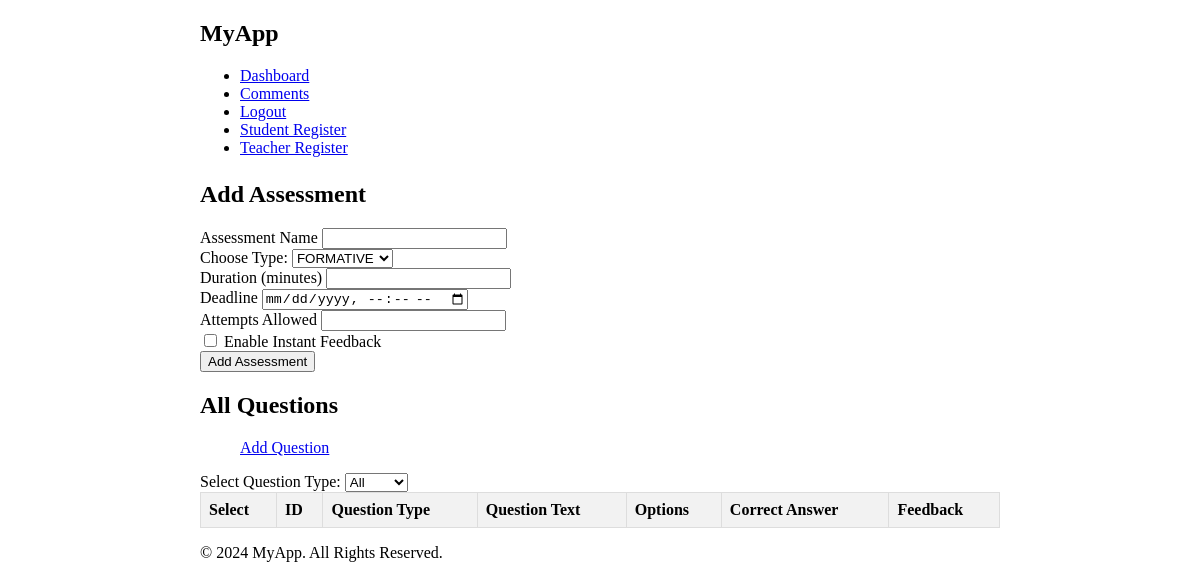
Before: /add_assessment with the older database file.
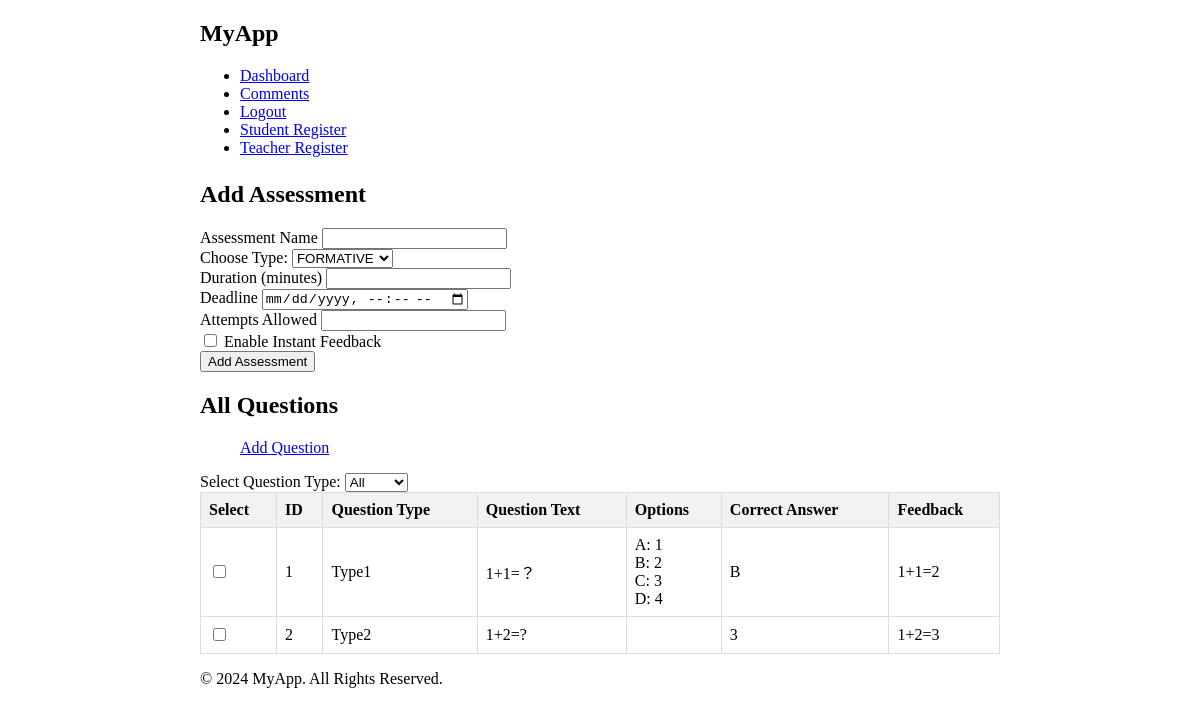
After: the same page with the newer database file.
### app/models/question.py (models this page shows)
class Question(db.Model):
    id = db.Column(db.Integer, primary_key=True)
    question_text = db.Column(db.Text, nullable=False)
    option_a = db.Column(db.String(200), nullable=False)
    option_b = db.Column(db.String(200), nullable=False)
    option_c = db.Column(db.String(200), nullable=False)
    option_d = db.Column(db.String(200), nullable=False)
    correct_option = db.Column(db.String(100), nullable=False)
    correct_answer = db.Column(db.Text, nullable=False)
    feedback = db.Column(db.Text, nullable=False)
    question_type = db.Column(db.String(50), nullable=False)

### app/routes/teacher_routes.py (the view, shortened to what this page needs)
@app.route('/add_assessment', methods=['GET', 'POST'])
def add_assessment():
    questions = Question.query.all()
    return render_template('add_assessment.html', questions=questions)

### app/templates/add_assessment.html (shortened to what this page needs)
{% extends "base.html" %}
{% block content %}
<div class="container">
    <h2>Add Assessment</h2>
    <form action="{{ url_for('add_assessment') }}" method="post" id="add-assessment-form">
        <div class="mb-3">
            <label for="name" class="form-label">Assessment Name</label>
            <input type="text" class="form-control" id="name" name="name" required>
        </div>
        <div class="mb-3">
            <label for="assessment_type">Choose Type:</label>
            <select class="form-control" id="assessment_type" name="assessment_type" required>
                <option value="FORMATIVE">FORMATIVE</option>
            </select>
        </div>
        <div class="mb-3">
            <label for="duration" class="form-label">Duration (minutes)</label>
            <input type="number" class="form-control" id="duration" name="duration" required>
        </div>
        <div class="mb-3">
            <label for="deadline" class="form-label">Deadline</label>
            <input type="datetime-local" class="form-control" id="deadline" name="deadline" required>
        </div>
        <div class="mb-3">
            <label for="attempts" class="form-label">Attempts Allowed</label>
            <input type="number" class="form-control" id="attempts" name="attempts" required>
        </div>
        <div class="mb-3">
            <div class="form-check">
                <input class="form-check-input" type="checkbox" id="feedback" name="feedback">
                <label class="form-check-label" for="feedback">
                    Enable Instant Feedback
                </label>
            </div>
        </div>
        <button type="submit" class="btn btn-primary" id="add-assessment-btn">Add Assessment</button>
    </form>
</div>
<div class="container">
    <h2>All Questions</h2>
    <ul>
        <li style="list-style-type: none"><a href="{{ url_for('add_question') }}" class="btn btn-success">Add Question</a></li>
    </ul>
    <form action="{{ url_for('manage_questions') }}" method="get" class="mb-3">
        <label for="type">Select Question Type:</label>
        <select name="type" id="questions" class="form-select" onchange="this.form.submit()">
            <option value="all" {% if selected_type == 'all' %}selected{% endif %}>All</option>
        </select>
    </form>
    <form method="post">
        <table class="custom-table">
            <thead>
                <tr>
                    <th>Select</th>
                    <th>ID</th>
                    <th>Question Type</th>
                    <th>Question Text</th>
                    <th>Options</th>
                    <th>Correct Answer</th>
                    <th>Feedback</th>
                </tr>
            </thead>
            <tbody>
                {% for question in questions %}
                <tr>
                    <td><input type="checkbox" name="selected_questions[]" value="{{ question.id }}"></td>
                    <td>{{ question.id }}</td>
                    <td>{{ question.question_type }}</td>
                    <td>{{ question.question_text }}</td>
                    <td>
                        {% if question.question_type=='Type1' %}
                        A: {{ question.option_a }}<br>
                        B: {{ question.option_b }}<br>
                        C: {{ question.option_c }}<br>
                        D: {{ question.option_d }}
                        {% endif %}
                    </td>
                    <td>
                        {% if question.question_type=='Type1' %}
                        {{ question.correct_option }}
                        {% endif %}
                        {% if question.question_type=='Type2' %}
                        {{ question.correct_answer }}
                        {% endif %}
                    </td>
                    <td>{{ question.feedback }}</td>
                </tr>
                {% endfor %}
            </tbody>
        </table>
    </form>
</div>
{% endblock %}

Changed rows visible on the page:
added Question: id "1", question_type "Type1", question_text "1+1=？", option_a "1", option_b "2", option_c "3", option_d "4", correct_option "B", feedback "1+1=2"
added Question: id "2", question_type "Type2", question_text "1+2=?", correct_answer "3", feedback "1+2=3"
